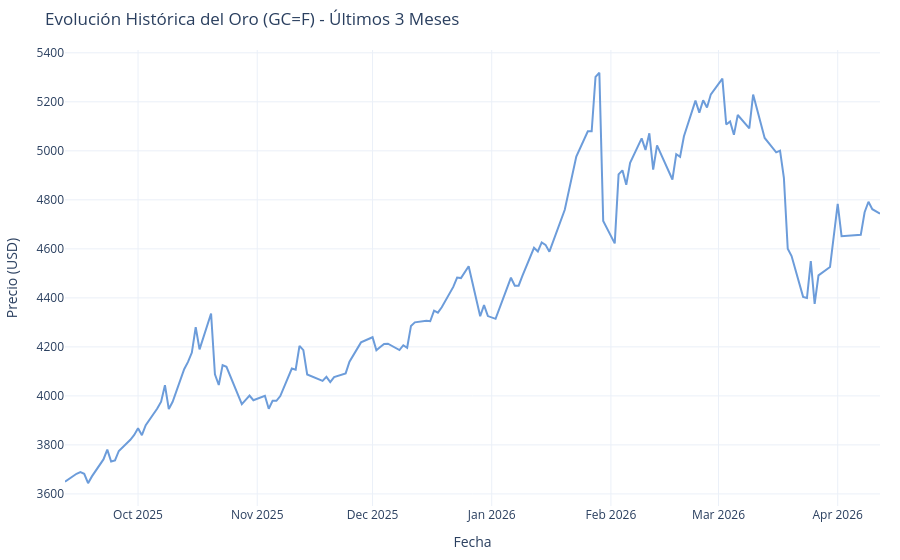

Source (notebook cell):
### Code cell
# Crear figura con Plotly
fig = go.Figure()

# Añadir traza del precio de cierre
fig.add_trace(go.Scatter(
    x=df.index, 
    y=df['Close'],
    mode='lines',
    name='Precio de Cierre (Gold)',
    line=dict(color='#6c9cda', width=2)
))

# Configuración del diseño
fig.update_layout(
    title='Evolución Histórica del Oro (GC=F) - Últimos 3 Meses',
    xaxis_title='Fecha',
    yaxis_title='Precio (USD)',
    template='plotly_white',
    hovermode='x unified',
    margin=dict(l=20, r=20, t=50, b=20)
)

# Mostrar gráfico
fig.show()

### Figure 1 — Plotly figure (JSON) as saved in the notebook; plotly's stock layout.template omitted (floating-point values rounded to 4 significant figures; data arrays with more than 128 entries replaced by an {"elided": "..."} marker saying what was removed)
{"data": [{"line": {"color": "#6c9cda", "width": 2}, "mode": "lines", "name": "Precio de Cierre (Gold)", "type": "scatter", "x": {"elided": "146 str values"}, "y": {"elided": "146 float values"}}], "layout": {"hovermode": "x unified", "margin": {"b": 20, "l": 20, "r": 20, "t": 50}, "title": {"text": "Evolución Histórica del Oro (GC=F) - Últimos 3 Meses"}, "xaxis": {"title": {"text": "Fecha"}}, "yaxis": {"title": {"text": "Precio (USD)"}}}}
